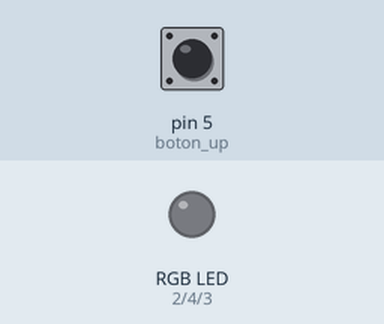
This sketch was run on a simulated Arduino Uno, built with avr-gcc and run on an emulated ATmega328P. Parts: an RGB LED mixed from three pins (HIGH = lit). The test bench sets the inputs (shaded band); at power-on: pin 5 (boton_up) HIGH.

Above: at 1.2 s.
1.3 s: pin 5 (boton_up) pulled LOW for 0.15 s
At 2.0 s:
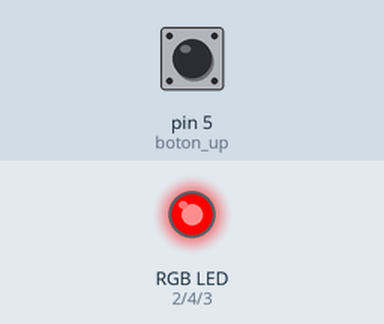
2.9 s: pin 5 (boton_up) pulled LOW for 1 s
At 3.2 s:
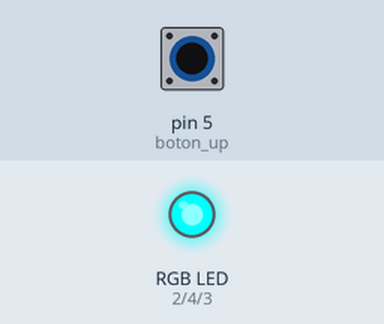
5.4 s: pin 5 (boton_up) pulled LOW for 0.15 s
At 6.3 s:
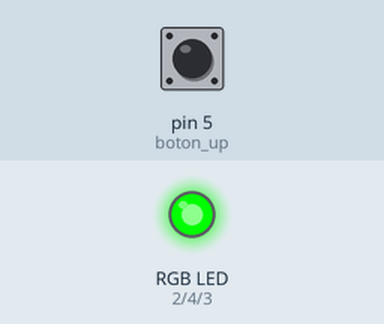
7.0 s: pin 5 (boton_up) pulled LOW for 3.2 s
At 7.5 s:
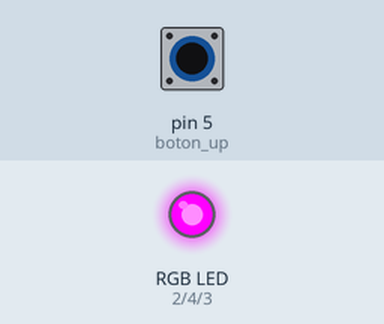
11.7 s: pin 5 (boton_up) pulled LOW for 0.15 s
At 12.3 s:
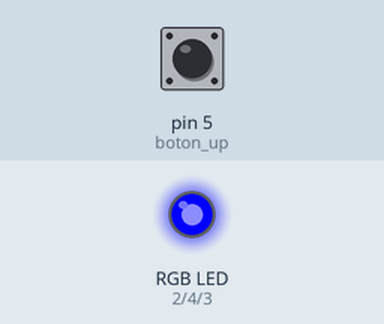
13.3 s: pin 5 (boton_up) pulled LOW for 1 s
At 14.7 s:
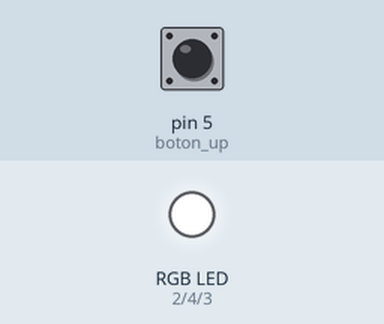
Timing chart, 0 to 16.3 s (numbered marks = the images above; inputs shaded):
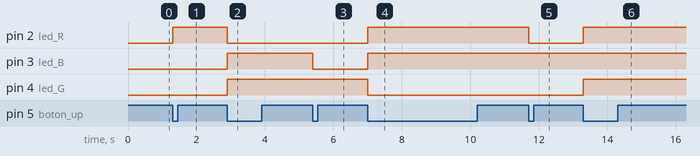

Measured:
- after the input at 1.3 s, pin 2 (led_R): LOW → HIGH at once
- after the input at 2.9 s, pin 2 (led_R): HIGH → LOW at once; pin 3 (led_B), pin 4 (led_G): LOW → HIGH at once
- after the input at 5.4 s, pin 3 (led_B): HIGH → LOW at once
- after the input at 7.0 s, pin 2 (led_R), pin 3 (led_B): LOW → HIGH at once; pin 4 (led_G): HIGH → LOW at once
- after the input at 11.7 s, pin 2 (led_R): HIGH → LOW at once
- after the input at 13.3 s, pin 2 (led_R), pin 4 (led_G): LOW → HIGH at once

The sketch:

guia_manejo_digital8.ino
```cpp
//Con la ayuda de un botón, cada vez que se toque,
//cambiar el color de un led rgb en esta
//secuencia de colores, rojo, cian, verde,
//magenta, azul, blanco, amarillo.
#define led_R 2
#define led_G 4
#define led_B 3

#define boton_up 5

int cambioLed = 1;
bool presionado = false;

void setup()
{
  // Led
  pinMode(led_R, OUTPUT);
  pinMode(led_G, OUTPUT);
  pinMode(led_B, OUTPUT);

  // Botón
  pinMode(boton_up, INPUT_PULLUP);
}

void loop()
{
  int estadoBoton = digitalRead(boton_up);

  if (estadoBoton == LOW && !presionado)
  {
    presionado = true;

    // Apagar todos los LED
    digitalWrite(led_R, LOW);
    digitalWrite(led_G, LOW);
    digitalWrite(led_B, LOW);

    // Color rojo
    if (cambioLed == 1) {
      digitalWrite(led_R, HIGH);
      cambioLed = 2;
    }

    // Color cian
    else if (cambioLed == 2) {
      digitalWrite(led_G, HIGH);
      digitalWrite(led_B, HIGH);
      cambioLed = 3;
    }

    // Color verde
    else if (cambioLed == 3) {
      digitalWrite(led_G, HIGH);
      cambioLed = 4;
    }

    // Color magenta
    else if (cambioLed == 4) {
      digitalWrite(led_R, HIGH);
      digitalWrite(led_B, HIGH);
      cambioLed = 5;
    }

    // Color azul
    else if (cambioLed == 5) {
      digitalWrite(led_B, HIGH);
      cambioLed = 6;
    }

    // Color blanco
    else if (cambioLed == 6) {
      digitalWrite(led_R, HIGH);
      digitalWrite(led_G, HIGH);
      digitalWrite(led_B, HIGH);
      cambioLed = 7;
    }

    // Color amarillo
    else if (cambioLed == 7) {
      digitalWrite(led_R, HIGH);
      digitalWrite(led_G, HIGH);
      cambioLed = 1;
    }
  }

  if (estadoBoton == HIGH && presionado)
  {
    presionado = false;
  }
}
```
